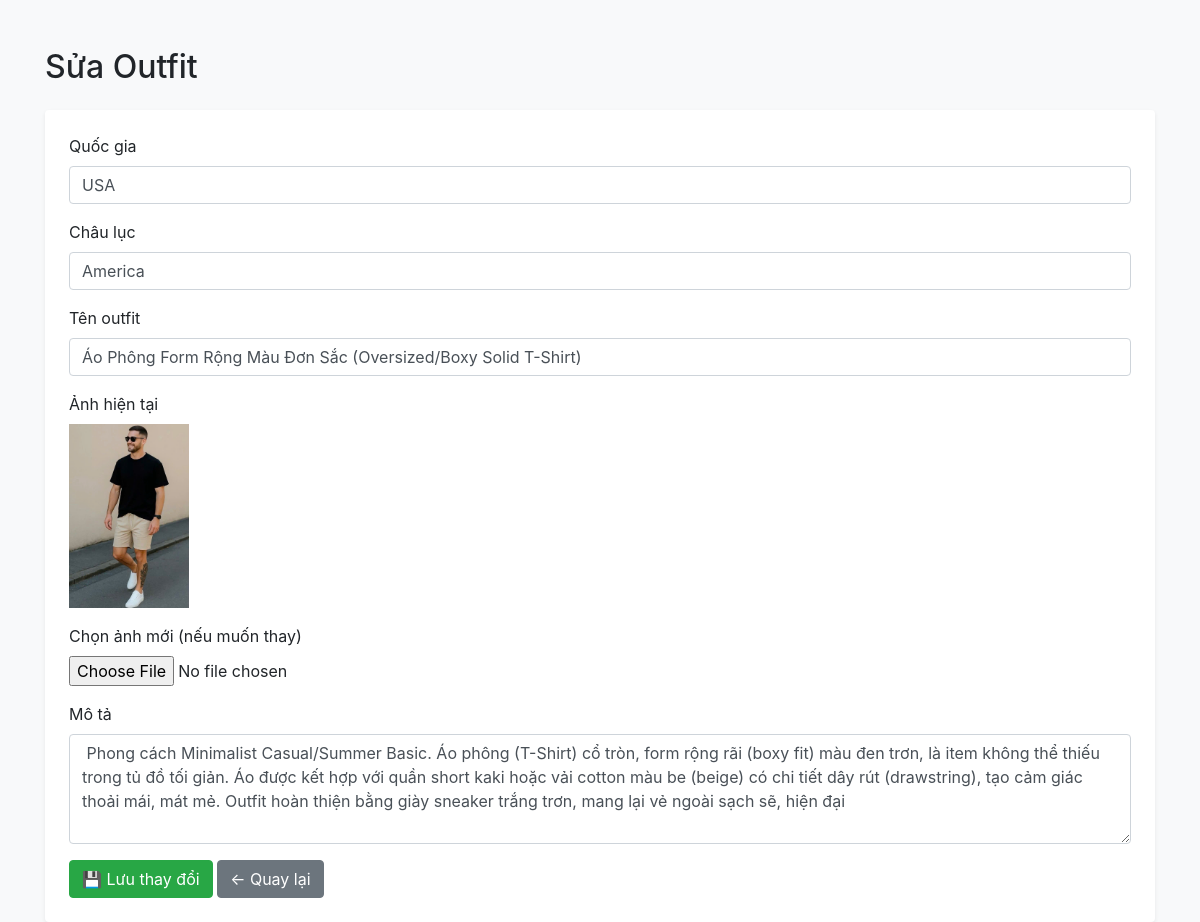
/WEARHOUSE-MAIN/admin_edit.php?id=41 (signed in), run on the app's committed database.
### tables this page shows
CREATE TABLE `outfits` (
  `id` int(11) NOT NULL,
  `country` varchar(50) NOT NULL,
  `continent` varchar(50) NOT NULL,
  `name` varchar(100) NOT NULL,
  `image` varchar(255) NOT NULL,
  `description` text NOT NULL,
  `price` decimal(10,2) NOT NULL
);

### WEARHOUSE-MAIN/admin_edit.php (the view, shortened to what this page needs)
<?php
include 'config.php';
$id = intval($_GET['id']);
$result = $conn->query("SELECT * FROM outfits WHERE id = $id");
$outfit = $result->fetch_assoc();
?>
<!DOCTYPE html>
<html lang="vi">
<head>
    <link rel="stylesheet" href="https://stackpath.bootstrapcdn.com/bootstrap/4.5.2/css/bootstrap.min.css">
</head>
<body class="bg-light">
<div class="container mt-5">
    <h2 class="mb-4">Sửa Outfit</h2>
    <form method="POST" enctype="multipart/form-data" class="bg-white p-4 rounded shadow-sm">
        <div class="form-group">
            <label>Quốc gia</label>
            <input type="text" name="country" class="form-control" value="<?= $outfit['country'] ?>" required>
        </div>
        <div class="form-group">
            <label>Châu lục</label>
            <input type="text" name="continent" class="form-control" value="<?= $outfit['continent'] ?>" required>
        </div>
        <div class="form-group">
            <label>Tên outfit</label>
            <input type="text" name="name" class="form-control" value="<?= $outfit['name'] ?>" required>
        </div>
        <div class="form-group">
            <label>Ảnh hiện tại</label><br>
            <img src="<?= $outfit['image'] ?>" width="120" class="mb-3"><br>
            <label>Chọn ảnh mới (nếu muốn thay)</label>
            <input type="file" name="image" class="form-control-file" accept="image/*">
        </div>
        <div class="form-group">
            <label>Mô tả</label>
            <textarea name="description" class="form-control" rows="4" required><?= $outfit['description'] ?></textarea>
        </div>
        <button type="submit" class="btn btn-success">💾 Lưu thay đổi</button>
        <a href="admin.php" class="btn btn-secondary">← Quay lại</a>
    </form>
</div>
</body>
</html>

### data on the page
outfits: country "USA", continent "America", name "Áo Phông Form Rộng Màu Đơn Sắc (Oversized/Boxy Solid T-Shirt)", image (picture), description "Phong cách Minimalist Casual/Summer Basic. Áo phông (T-Shirt) cổ tròn, form rộng rãi (boxy fit) màu đen trơn, là item không thể thiếu trong tủ đồ tối giản. Áo được kết hợp với quần short kaki hoặc vải cotton màu be (beige) có chi tiết dây rút (drawstring), tạo cảm giác thoải mái, mát mẻ. Outfit hoàn thiện bằng giày sneaker trắng trơn, mang lại vẻ ngoài sạch sẽ, hiện đại"
